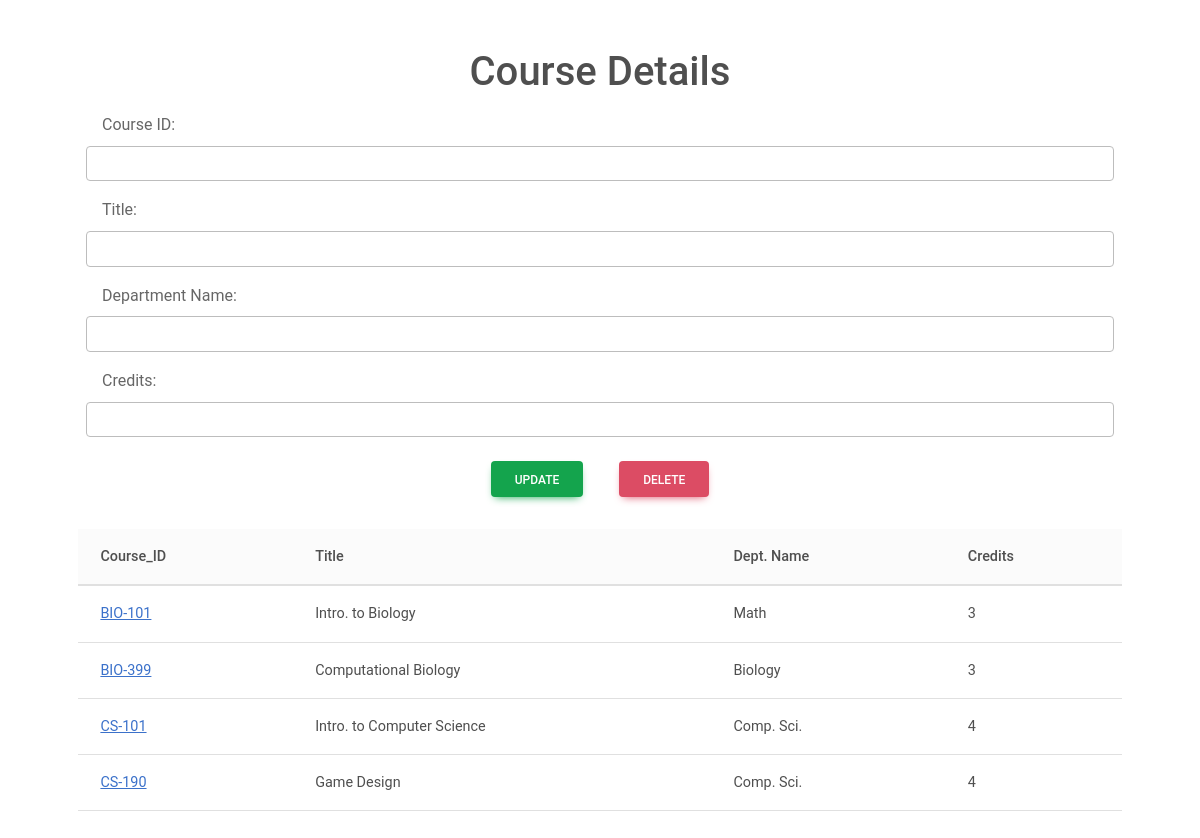
/lab9/2/index.php, run on the app's committed database.
### tables this page shows
CREATE TABLE `course` (
  `course_id` varchar(10) NOT NULL,
  `title` varchar(30) NOT NULL,
  `dept_name` varchar(10) DEFAULT NULL,
  `credits` int(11) DEFAULT NULL
);

### lab9/2/index.php (the view, shortened to what this page needs)
<!DOCTYPE html>
<html lang="en">
<head>
    <link href="https://cdnjs.cloudflare.com/ajax/libs/mdb-ui-kit/6.4.1/mdb.min.css" rel="stylesheet"/>
</head>
<body>
    <div class="container-lg p-5">
        <h1 class="text-center">Course Details</h1>
        <form enctype="multipart/form-data" action="" method="POST">
            <div class="p-2">
                <label class="form-label px-3" for='Course_ID'>Course ID: </label>
                <input class="form-control" type="text" id="Course_ID" name="Course_ID"/>
            </div>
            <div class="p-2">
                <label class="form-label px-3" for='Title'>Title: </label>
                <input class="form-control" type="text" id="Title" name="Title"/>
            </div>
            <div class="p-2">
                <label class="form-label px-3" for='Department_Name'>Department Name: </label>
                <input class="form-control" type="text" id="Department_Name" name="Department_Name"/>
            </div>
            <div class="p-2">
                <label class="form-label px-3" for='Credits'>Credits: </label>
                <input class="form-control" type="text" id="Credits" name="Credits" size="2" />
            </div>
            <div class="text-center">
                <button class="btn btn-success m-3" type="submit" id="Chang" value="Update" name="Chang">Update</button>
                <button class="btn btn-danger m-3" type="submit" id="Chang" value="Delete" name="Chang">Delete</button>
            </div>
        </form>
        <table class="table align-middle mb-0 bg-white my-3">
            <thead class="bg-light">
                <tr>
                    <th scope="col">Course_ID</th>
                    <th scope="col">Title</th>
                    <th scope="col">Dept. Name</th>
                    <th scope="col">Credits</th>
                </tr>
            </thead>
            <tbody class="table-group-divider">
            <?php
                $servername = "localhost";
                $username = "root";
                $password = "";
                $dbname = "S186SPCX";
                $conn = mysqli_connect($servername, $username, $password, $dbname);
                $sql = "SELECT * FROM course;";
                $result = mysqli_query($conn, $sql);
                if (mysqli_num_rows($result) > 0) {
                    while($row = mysqli_fetch_assoc($result)) {
                        echo "<tr><td class='text-primary text-decoration-underline'>" . $row["course_id"]. "</td><td>" . $row["title"].
                            "</td><td>" . $row["dept_name"] . "</td><td>" . $row["credits"] ."</td></tr>";
                    }
                }
            ?>
            </tbody>
        </table>
    </div>
</body>
</html>

### data on the page
course: course_id "BIO-101", title "Intro. to Biology", dept_name "Math", credits "3"
course: course_id "BIO-399", title "Computational Biology", dept_name "Biology", credits "3"
course: course_id "CS-101", title "Intro. to Computer Science", dept_name "Comp. Sci.", credits "4"
course: course_id "CS-190", title "Game Design", dept_name "Comp. Sci.", credits "4"
